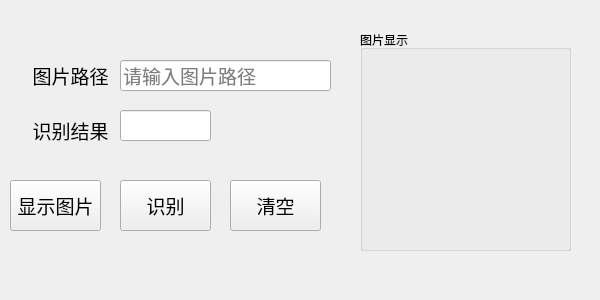
<?xml version="1.0" encoding="UTF-8"?>
<ui version="4.0">
 <class>Form</class>
 <widget class="QWidget" name="Form">
  <property name="geometry">
   <rect>
    <x>0</x>
    <y>0</y>
    <width>600</width>
    <height>300</height>
   </rect>
  </property>
  <property name="windowTitle">
   <string>图片识别</string>
  </property>
  <property name="styleSheet">
   <string notr="true">border-color: rgb(0, 0, 0);</string>
  </property>
  <widget class="QLineEdit" name="lineEdit">
   <property name="geometry">
    <rect>
     <x>120</x>
     <y>60</y>
     <width>211</width>
     <height>31</height>
    </rect>
   </property>
   <property name="font">
    <font>
     <pointsize>14</pointsize>
    </font>
   </property>
   <property name="placeholderText">
    <string>请输入图片路径</string>
   </property>
  </widget>
  <widget class="QLabel" name="label">
   <property name="geometry">
    <rect>
     <x>30</x>
     <y>60</y>
     <width>81</width>
     <height>31</height>
    </rect>
   </property>
   <property name="font">
    <font>
     <pointsize>14</pointsize>
    </font>
   </property>
   <property name="text">
    <string>图片路径</string>
   </property>
   <property name="alignment">
    <set>Qt::AlignCenter</set>
   </property>
  </widget>
  <widget class="QLabel" name="label_2">
   <property name="geometry">
    <rect>
     <x>30</x>
     <y>110</y>
     <width>81</width>
     <height>41</height>
    </rect>
   </property>
   <property name="font">
    <font>
     <pointsize>14</pointsize>
    </font>
   </property>
   <property name="text">
    <string>识别结果</string>
   </property>
   <property name="alignment">
    <set>Qt::AlignCenter</set>
   </property>
  </widget>
  <widget class="QLineEdit" name="lineEdit_2">
   <property name="geometry">
    <rect>
     <x>120</x>
     <y>110</y>
     <width>91</width>
     <height>31</height>
    </rect>
   </property>
   <property name="font">
    <font>
     <pointsize>14</pointsize>
    </font>
   </property>
  </widget>
  <widget class="QPushButton" name="pushButton">
   <property name="geometry">
    <rect>
     <x>120</x>
     <y>180</y>
     <width>91</width>
     <height>51</height>
    </rect>
   </property>
   <property name="font">
    <font>
     <pointsize>14</pointsize>
    </font>
   </property>
   <property name="text">
    <string>识别</string>
   </property>
  </widget>
  <widget class="QPushButton" name="pushButton_2">
   <property name="geometry">
    <rect>
     <x>10</x>
     <y>180</y>
     <width>91</width>
     <height>51</height>
    </rect>
   </property>
   <property name="font">
    <font>
     <pointsize>14</pointsize>
    </font>
   </property>
   <property name="text">
    <string>显示图片</string>
   </property>
  </widget>
  <widget class="QGroupBox" name="groupBox">
   <property name="geometry">
    <rect>
     <x>360</x>
     <y>30</y>
     <width>211</width>
     <height>221</height>
    </rect>
   </property>
   <property name="styleSheet">
    <string notr="true"/>
   </property>
   <property name="title">
    <string>图片显示</string>
   </property>
   <widget class="QLabel" name="label_3">
    <property name="geometry">
     <rect>
      <x>20</x>
      <y>30</y>
      <width>171</width>
      <height>171</height>
     </rect>
    </property>
    <property name="text">
     <string/>
    </property>
   </widget>
  </widget>
  <widget class="QPushButton" name="pushButton_3">
   <property name="geometry">
    <rect>
     <x>230</x>
     <y>180</y>
     <width>91</width>
     <height>51</height>
    </rect>
   </property>
   <property name="font">
    <font>
     <pointsize>14</pointsize>
    </font>
   </property>
   <property name="text">
    <string>清空</string>
   </property>
  </widget>
 </widget>
 <resources/>
 <connections/>
</ui>
